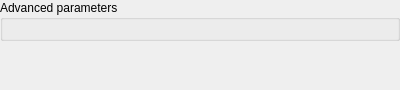
<?xml version="1.0" encoding="UTF-8"?>
<ui version="4.0">
 <class>QgsProcessingParametersWidgetBase</class>
 <widget class="QWidget" name="QgsProcessingParametersWidgetBase">
  <property name="geometry">
   <rect>
    <x>0</x>
    <y>0</y>
    <width>400</width>
    <height>90</height>
   </rect>
  </property>
  <property name="windowTitle">
   <string>Form</string>
  </property>
  <layout class="QVBoxLayout" name="verticalLayout">
   <property name="spacing">
    <number>2</number>
   </property>
   <property name="leftMargin">
    <number>0</number>
   </property>
   <property name="topMargin">
    <number>0</number>
   </property>
   <property name="rightMargin">
    <number>0</number>
   </property>
   <property name="bottomMargin">
    <number>0</number>
   </property>
   <item>
    <widget class="QgsScrollArea" name="scrollArea">
     <property name="frameShape">
      <enum>QFrame::NoFrame</enum>
     </property>
     <property name="widgetResizable">
      <bool>true</bool>
     </property>
     <widget class="QWidget" name="scrollAreaWidgetContents">
      <property name="geometry">
       <rect>
        <x>0</x>
        <y>0</y>
        <width>400</width>
        <height>90</height>
       </rect>
      </property>
      <layout class="QVBoxLayout" name="mScrollAreaLayout">
       <property name="leftMargin">
        <number>0</number>
       </property>
       <property name="topMargin">
        <number>0</number>
       </property>
       <property name="rightMargin">
        <number>0</number>
       </property>
       <property name="bottomMargin">
        <number>0</number>
       </property>
       <item>
        <widget class="QgsCollapsibleGroupBox" name="grpAdvanced">
         <property name="title">
          <string>Advanced parameters</string>
         </property>
         <property name="collapsed" stdset="0">
          <bool>true</bool>
         </property>
         <layout class="QVBoxLayout" name="mAdvancedGroupLayout"/>
        </widget>
       </item>
       <item>
        <spacer name="verticalSpacer">
         <property name="orientation">
          <enum>Qt::Vertical</enum>
         </property>
         <property name="sizeHint" stdset="0">
          <size>
           <width>20</width>
           <height>40</height>
          </size>
         </property>
        </spacer>
       </item>
      </layout>
     </widget>
    </widget>
   </item>
  </layout>
 </widget>
 <customwidgets>
  <customwidget>
   <class>QgsScrollArea</class>
   <extends>QScrollArea</extends>
   <header>qgsscrollarea.h</header>
   <container>1</container>
  </customwidget>
  <customwidget>
   <class>QgsCollapsibleGroupBox</class>
   <extends>QGroupBox</extends>
   <header>qgscollapsiblegroupbox.h</header>
   <container>1</container>
  </customwidget>
 </customwidgets>
 <resources/>
 <connections/>
</ui>
